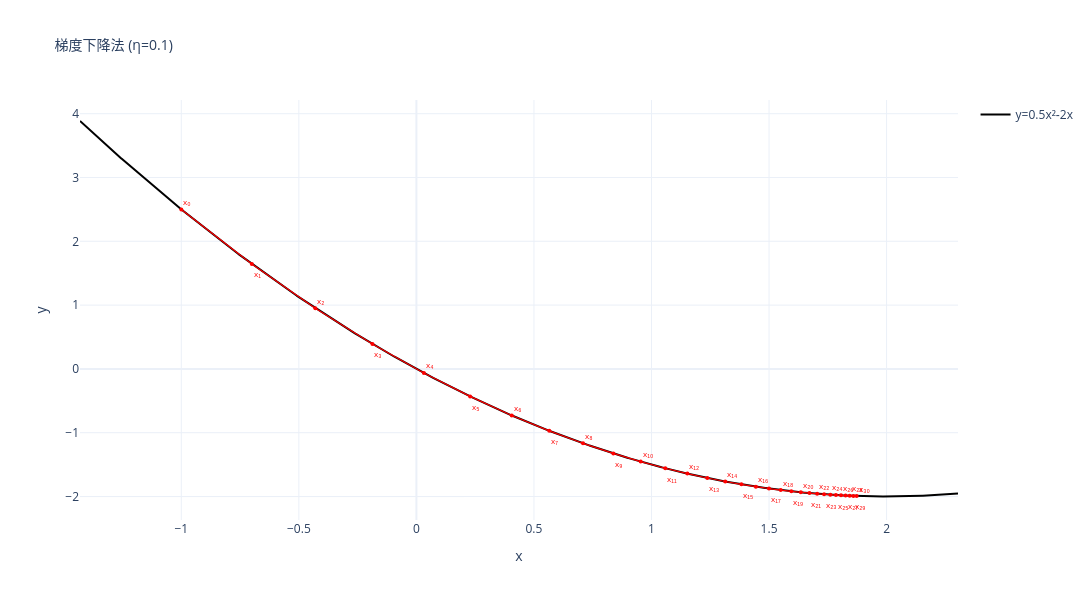
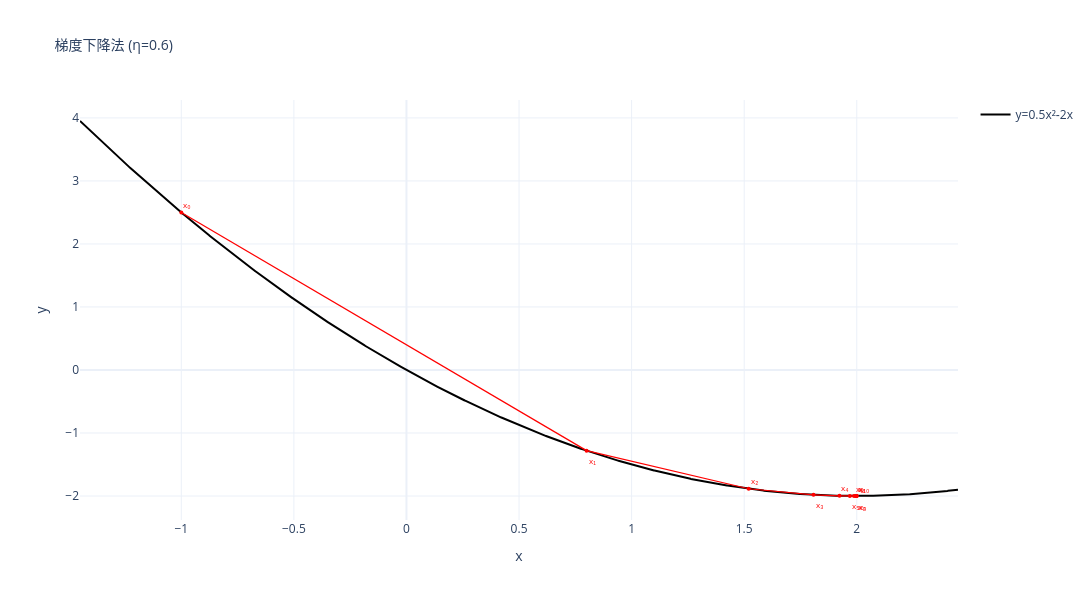

Notebook cell for these charts, in order:
### Markdown cell above
### 1.2 步长对迭代行为的决定性影响——一元函数实验

由理论分析可知，步长是决定梯度下降法成败的核心超参数。不合理的步长会直接打破泰勒近似条件，出现震荡、发散等情况。

为了从理论和实验两个层面完整揭示步长的作用机制，本节先推导一维凸二次函数上梯度下降法的误差递推闭式解，再用五组实验覆盖全部理论分类。

> **术语说明**：本节及后续内容中，"步长"与"学习率"为同一概念，均指参数更新公式中的系数 $\eta$。在强调参数"迈出多远"的几何意义时，优先使用"步长"一词。

---

**理论推导**

选取标准凸二次函数作为分析对象：
$$
f(x) = 0.5x^2 - 2x
$$

其一阶导数为：
$$
f'(x) = x - 2
$$

令梯度为零，求得理论最优解：
$$
x - 2 = 0 \Rightarrow x^* = 2, \quad f(x^*) = -2
$$

梯度下降法的参数更新公式为：
$$
x_{k+1} = x_k - \eta \cdot f'(x_k)
$$

代入 $f'(x_k) = x_k - 2$：
$$
x_{k+1} = x_k - \eta(x_k - 2) = (1 - \eta)x_k + 2\eta
$$

为了分析迭代点 $x_k$ 与最优解 $x^*$ 之间的距离如何变化，定义误差项 $e_k = x_k - x^*$。将 $x_k = e_k + x^*$ 代入上式：

$$
\begin{aligned}
e_{k+1} + x^* &= (1 - \eta)(e_k + x^*) + 2\eta \\
e_{k+1} &= (1 - \eta)e_k + (1 - \eta)x^* + 2\eta - x^* \\
         &= (1 - \eta)e_k + \eta(2 - x^*)
\end{aligned}
$$

由于 $x^* = 2$，常数项 $\eta(2 - x^*) = 0$ 消去，得到简洁的误差递推式：
$$
e_{k+1} = (1 - \eta) \cdot e_k
$$

从 $k=0$ 开始累乘展开，得到闭式解：
$$
e_k = (1 - \eta)^k \cdot e_0
$$

该公式将步长$\eta$ 与收敛行为之间的关联从经验观察升级为精确的数学定理——收敛性完全由误差递推因子 $|1 - \eta|$ 决定：

| 步长范围 | 误差递推因子 | 误差变化 | 迭代行为 |
|:---|:---|:---|:---|
| $0 < \eta < 1$ | $\|1 - \eta\| < 1$ | 指数衰减 | **单调收敛** |
| $\eta = 1$ | $\|1 - \eta\| = 0$ | 一步归零 | **一步收敛** |
| $1 < \eta < 2$ | $\|1 - \eta\| < 1$ | 正负交替衰减 | **震荡收敛** |
| $\eta = 2$ | $\|1 - \eta\| = 1$ | 绝对值恒定 | **等幅震荡，永不收敛** |
| $\eta > 2$ | $\|1 - \eta\| > 1$ | 指数增长 | **发散** |

$\eta = 2$ 是收敛与发散之间精确的临界分界点。

注意：现实中的深度学习损失函数——非凸、高维、不可解析——我们无法像上述推导那样精确计算收敛临界点，只能通过步长调度、自适应优化器（Adam/RMSprop）、梯度裁剪等手段来规避超调/发散风险，在可控范围内尽可能加快收敛。

---

**实验验证**

为完整验证上述五种理论分类，本节选取五个代表性步长，覆盖表格中的全部行为模式：

| 实验编号 | 步长$\eta$ | 对应理论分类 | 预期迭代行为 |
|:---|:---|:---|:---|
| 实验1 | $\eta = 0.6$ | $0 < \eta < 1$ | 单调收敛 |
| 实验2 | $\eta = 1.0$ | $\eta = 1$ | 一步收敛 |
| 实验3 | $\eta = 1.5$ | $1 < \eta < 2$ | 震荡收敛 |
| 实验4 | $\eta = 2.0$ | $\eta = 2$ | 等幅震荡，永不收敛 |
| 实验5 | $\eta = 2.4$ | $\eta > 2$ | 发散 |

所有实验共用目标函数 $f(x)=0.5x^2-2x$ 和初值 $x_0=-4$。

### Code cell
# ===== 导入必要的库 =====
import numpy as np                      # 数值计算库
import plotly.graph_objects as go      # 交互式可视化库

# ========= 定义目标函数及其导数 =========
def f(x):
    """
    目标函数：f(x) = 0.5 * x^2 - 2x，凸二次函数。
    这是一个开口向上的抛物线，极值点在导数等于0的地方。
    """
    return 0.5 * x**2 - 2 * x   # 返回函数值：0.5x² - 2x

def df(x):
    """
    目标函数的一阶导数：f'(x) = x - 2。
    梯度（导数）指向函数值增长最快的方向，梯度下降法就是沿负梯度方向寻找极值。
    """
    return x - 2   # 返回导数值：x - 2

# ========= 理论最优解 =========
x_star = 2.0                              # 令 f'(x)=x-2=0 解得 x=2，这是理论最优点
y_star = f(x_star)                       # 计算理论极小值：f(2) = 0.5*(4) - 2*2 = 2 - 4 = -2
print(f"【理论最优解】x* = {x_star:.2f}, f(x*) = {y_star:.2f}\n")  
# 打印理论最优解，保留两位小数

# ========= 通用函数：运行梯度下降并绘图 =========
def run_gd(x0, eta, max_iter=30):
    """
    运行梯度下降法并打印迭代过程。
    参数：
        x0: 初始点
        eta: 学习率（步长）
        max_iter: 最大迭代次数，默认30次
    返回：
        xs: 所有迭代点的x坐标构成的NumPy数组
        ys: 所有迭代点的函数值f(x)构成的NumPy数组
    """
    xs = [x0]                      # 初始化列表，记录所有迭代点的x坐标，加入初始点
    ys = [f(x0)]                   # 初始化列表，记录所有迭代点的函数值，加入初始点的函数值
    
    x_current = x0                 # 设置当前点为初始点
    
    print(f"\n========== η={eta:.1f} ==========")  # 打印当前学习率的分隔标题
    
    for k in range(max_iter):      # 开始迭代循环，k从0到max_iter-1
        g = df(x_current)          # 计算当前位置的导数（梯度）
        
        x_next = x_current - eta * g  
        # 梯度下降更新公式：x_new = x_old - 学习率 * 梯度
        
        xs.append(x_next)          # 将新位置x加入坐标列表
        ys.append(f(x_next))       # 将新位置对应的函数值加入值列表
        
        # 打印迭代步骤的详细计算过程
        print(f"x_{k}={x_current:.1f} ⇒ x_{k+1}=x_{k}‑η*y' = {x_current:.1f}‑{eta:.1f}*({g:.1f})={x_next:.1f};")
        
        if abs(g) < 0.001:         # 判断是否满足提前终止条件：梯度的绝对值小于0.001
            break                  # 如果满足（接近极小值），跳出循环
        
        x_current = x_next         # 更新当前点
    
    return np.array(xs), np.array(ys)  
    # 将Python列表转换为NumPy数组

# 创建一个字典，用于将阿拉伯数字转换为带下标的Unicode字符（如 "x0" 转为 "x₀"）
digit_sub = {"0":"₀","1":"₁","2":"₂","3":"₃","4":"₄",
             "5":"₅","6":"₆","7":"₇","8":"₈","9":"₉"}

# ========= 通用绘图函数 (颜色已修改) =========
def plot_gd_single(xs, ys, eta, title_text):
    """
    绘制单变量函数的梯度下降轨迹图。
    参数：
        xs: 迭代过程中的x坐标数组
        ys: 迭代过程中的函数值数组
        eta: 学习率（用于在标题中标识）
        title_text: 图表的标题
    """
    # ====== 计算绘图的范围 ======
    x_min, x_max = np.min(xs), np.max(xs)  
    # 获取迭代路径中x坐标的最小值和最大值
    
    x_pad = 0.15 * abs(x_max - x_min) if abs(x_max - x_min) > 0.1 else 2.0  
    # 计算x轴两侧的边距
    
    x_plot_low = x_min - x_pad      # 设置x轴绘图下限
    x_plot_high = x_max + x_pad     # 设置x轴绘图上限
    
    x_curve = np.linspace(x_plot_low, x_plot_high, 2000)  
    # 在绘图范围内生成2000个均匀分布的点
    
    y_curve = f(x_curve)            # 计算这些点对应的函数值

    # ====== 创建Plotly图形 ======
    fig = go.Figure()               # 初始化一个空的Plotly图形对象
    
    # === 修改点 1：目标函数曲线改为黑色 ===
    fig.add_trace(go.Scatter(x=x_curve, y=y_curve, mode="lines",
                            line=dict(color="black", width=2), name="y=0.5x²‑2x"))
    
    # === 修改点 2：迭代路径连线改为红色 ===
    for i in range(len(xs)-1):      # 循环遍历所有相邻的迭代点对
        fig.add_trace(go.Scatter(x=[xs[i], xs[i+1]], y=[ys[i], ys[i+1]],
                                mode="lines", line=dict(color="red", width=1.2),
                                showlegend=False))
    
    # === 修改点 3：迭代点marker改为红色 ===
    fig.add_trace(go.Scatter(x=xs, y=ys, mode="markers",
                            marker=dict(color="red", size=4), showlegend=False))

    # ====== 为迭代点添加文本标注 ======
    annot_list = []                 # 初始化一个空列表
    
    for idx, (xi, yi) in enumerate(zip(xs, ys)):  
        y_shift = 8 if idx % 2 == 0 else -10  
        # 交错向上/向下移动文本，避免标注重叠
        
        idx_str = str(idx)          # 将索引转换为字符串
        sub_text = "".join([digit_sub[c] for c in idx_str])  
        # 将索引字符转换为带下标的Unicode字符
        
        # === 修改点 4：标注文本也改为红色，保持整体一致性 ===
        annot_list.append(dict(x=xi, y=yi, text=f"x{sub_text}", showarrow=False,
                              xanchor="left", yshift=y_shift, font=dict(size=8, color="red")))
    
    # ====== 更新图表布局 ======
    fig.update_layout(
        annotations=annot_list,     # 将标注列表添加到图形中
        title=dict(text=title_text, font=dict(size=14)),  # 设置标题和字体大小
        xaxis_title="x",            # x轴标题
        yaxis_title="y",            # y轴标题
        template="plotly_white",    # 使用干净的白色背景模板
        width=1100, height=600,     # 设置图表的宽高
        hovermode="x unified"       # 鼠标悬停时，统一显示同一x坐标下的所有信息
    )
    fig.show()                      # 显示交互式图形

# ========= 测试运行 =========
# 运行梯度下降，初始点x0=-1.0，学习率eta=0.1
xs_1, ys_1 = run_gd(x0=-1.0, eta=0.1)

# 运行梯度下降，初始点x0=-1.0，学习率eta=0.6
xs_2, ys_2 = run_gd(x0=-1.0, eta=0.6)

# 绘制第一个结果图
plot_gd_single(xs_1, ys_1, eta=0.1, title_text="梯度下降法 (η=0.1)")

# 绘制第二个结果图
plot_gd_single(xs_2, ys_2, eta=0.6, title_text="梯度下降法 (η=0.6)")

### Figure 1 — Plotly figure (JSON) as saved in the notebook; plotly's stock layout.template omitted (floating-point values rounded to 4 significant figures; data arrays with more than 128 entries replaced by an {"elided": "..."} marker saying what was removed)
{"data": [{"line": {"color": "black", "width": 2}, "mode": "lines", "name": "y=0.5x²‑2x", "type": "scatter", "x": {"elided": "2000 float values"}, "y": {"elided": "2000 float values"}}, {"line": {"color": "red", "width": 1.2}, "mode": "lines", "showlegend": false, "type": "scatter", "x": [-1, -0.7], "y": [2.5, 1.645]}, {"line": {"color": "red", "width": 1.2}, "mode": "lines", "showlegend": false, "type": "scatter", "x": [-0.7, -0.43], "y": [1.645, 0.9524]}, {"line": {"color": "red", "width": 1.2}, "mode": "lines", "showlegend": false, "type": "scatter", "x": [-0.43, -0.187], "y": [0.9524, 0.3915]}, {"line": {"color": "red", "width": 1.2}, "mode": "lines", "showlegend": false, "type": "scatter", "x": [-0.187, 0.0317], "y": [0.3915, -0.0629]}, {"line": {"color": "red", "width": 1.2}, "mode": "lines", "showlegend": false, "type": "scatter", "x": [0.0317, 0.2285], "y": [-0.0629, -0.4309]}, {"line": {"color": "red", "width": 1.2}, "mode": "lines", "showlegend": false, "type": "scatter", "x": [0.2285, 0.4057], "y": [-0.4309, -0.7291]}, {"line": {"color": "red", "width": 1.2}, "mode": "lines", "showlegend": false, "type": "scatter", "x": [0.4057, 0.5651], "y": [-0.7291, -0.9705]}, {"line": {"color": "red", "width": 1.2}, "mode": "lines", "showlegend": false, "type": "scatter", "x": [0.5651, 0.7086], "y": [-0.9705, -1.166]}, {"line": {"color": "red", "width": 1.2}, "mode": "lines", "showlegend": false, "type": "scatter", "x": [0.7086, 0.8377], "y": [-1.166, -1.325]}, {"line": {"color": "red", "width": 1.2}, "mode": "lines", "showlegend": false, "type": "scatter", "x": [0.8377, 0.954], "y": [-1.325, -1.453]}, {"line": {"color": "red", "width": 1.2}, "mode": "lines", "showlegend": false, "type": "scatter", "x": [0.954, 1.059], "y": [-1.453, -1.557]}, {"line": {"color": "red", "width": 1.2}, "mode": "lines", "showlegend": false, "type": "scatter", "x": [1.059, 1.153], "y": [-1.557, -1.641]}, {"line": {"color": "red", "width": 1.2}, "mode": "lines", "showlegend": false, "type": "scatter", "x": [1.153, 1.237], "y": [-1.641, -1.709]}, {"line": {"color": "red", "width": 1.2}, "mode": "lines", "showlegend": false, "type": "scatter", "x": [1.237, 1.314], "y": [-1.709, -1.764]}, {"line": {"color": "red", "width": 1.2}, "mode": "lines", "showlegend": false, "type": "scatter", "x": [1.314, 1.382], "y": [-1.764, -1.809]}, {"line": {"color": "red", "width": 1.2}, "mode": "lines", "showlegend": false, "type": "scatter", "x": [1.382, 1.444], "y": [-1.809, -1.845]}, {"line": {"color": "red", "width": 1.2}, "mode": "lines", "showlegend": false, "type": "scatter", "x": [1.444, 1.5], "y": [-1.845, -1.875]}, {"line": {"color": "red", "width": 1.2}, "mode": "lines", "showlegend": false, "type": "scatter", "x": [1.5, 1.55], "y": [-1.875, -1.899]}, {"line": {"color": "red", "width": 1.2}, "mode": "lines", "showlegend": false, "type": "scatter", "x": [1.55, 1.595], "y": [-1.899, -1.918]}, {"line": {"color": "red", "width": 1.2}, "mode": "lines", "showlegend": false, "type": "scatter", "x": [1.595, 1.635], "y": [-1.918, -1.933]}, {"line": {"color": "red", "width": 1.2}, "mode": "lines", "showlegend": false, "type": "scatter", "x": [1.635, 1.672], "y": [-1.933, -1.946]}, {"line": {"color": "red", "width": 1.2}, "mode": "lines", "showlegend": false, "type": "scatter", "x": [1.672, 1.705], "y": [-1.946, -1.956]}, {"line": {"color": "red", "width": 1.2}, "mode": "lines", "showlegend": false, "type": "scatter", "x": [1.705, 1.734], "y": [-1.956, -1.965]}, {"line": {"color": "red", "width": 1.2}, "mode": "lines", "showlegend": false, "type": "scatter", "x": [1.734, 1.761], "y": [-1.965, -1.971]}, {"line": {"color": "red", "width": 1.2}, "mode": "lines", "showlegend": false, "type": "scatter", "x": [1.761, 1.785], "y": [-1.971, -1.977]}, {"line": {"color": "red", "width": 1.2}, "mode": "lines", "showlegend": false, "type": "scatter", "x": [1.785, 1.806], "y": [-1.977, -1.981]}, {"line": {"color": "red", "width": 1.2}, "mode": "lines", "showlegend": false, "type": "scatter", "x": [1.806, 1.826], "y": [-1.981, -1.985]}, {"line": {"color": "red", "width": 1.2}, "mode": "lines", "showlegend": false, "type": "scatter", "x": [1.826, 1.843], "y": [-1.985, -1.988]}, {"line": {"color": "red", "width": 1.2}, "mode": "lines", "showlegend": false, "type": "scatter", "x": [1.843, 1.859], "y": [-1.988, -1.99]}, {"line": {"color": "red", "width": 1.2}, "mode": "lines", "showlegend": false, "type": "scatter", "x": [1.859, 1.873], "y": [-1.99, -1.992]}, {"marker": {"color": "red", "size": 4}, "mode": "markers", "showlegend": false, "type": "scatter", "x": [-1.0, -0.7, -0.43, -0.187, 0.0317, 0.2285, 0.4057, 0.5651, 0.7086, 0.8377, 0.954, 1.059, 1.153, 1.237, 1.314, 1.382, 1.444, 1.5, 1.55, 1.595, 1.635, 1.672, 1.705, 1.734, 1.761, 1.785, 1.806, 1.826, 1.843, 1.859, 1.873], "y": [2.5, 1.645, 0.9524, 0.3915, -0.0629, -0.4309, -0.7291, -0.9705, -1.166, -1.325, -1.453, -1.557, -1.641, -1.709, -1.764, -1.809, -1.845, -1.875, -1.899, -1.918, -1.933, -1.946, -1.956, -1.965, -1.971, -1.977, -1.981, -1.985, -1.988, -1.99, -1.992]}], "layout": {"annotations": [{"font": {"color": "red", "size": 8}, "showarrow": false, "text": "x₀", "x": -1, "xanchor": "left", "y": 2.5, "yshift": 8}, {"font": {"color": "red", "size": 8}, "showarrow": false, "text": "x₁", "x": -0.7, "xanchor": "left", "y": 1.645, "yshift": -10}, {"font": {"color": "red", "size": 8}, "showarrow": false, "text": "x₂", "x": -0.43, "xanchor": "left", "y": 0.9524, "yshift": 8}, {"font": {"color": "red", "size": 8}, "showarrow": false, "text": "x₃", "x": -0.187, "xanchor": "left", "y": 0.3915, "yshift": -10}, {"font": {"color": "red", "size": 8}, "showarrow": false, "text": "x₄", "x": 0.0317, "xanchor": "left", "y": -0.0629, "yshift": 8}, {"font": {"color": "red", "size": 8}, "showarrow": false, "text": "x₅", "x": 0.2285, "xanchor": "left", "y": -0.4309, "yshift": -10}, {"font": {"color": "red", "size": 8}, "showarrow": false, "text": "x₆", "x": 0.4057, "xanchor": "left", "y": -0.7291, "yshift": 8}, {"font": {"color": "red", "size": 8}, "showarrow": false, "text": "x₇", "x": 0.5651, "xanchor": "left", "y": -0.9705, "yshift": -10}, {"font": {"color": "red", "size": 8}, "showarrow": false, "text": "x₈", "x": 0.7086, "xanchor": "left", "y": -1.166, "yshift": 8}, {"font": {"color": "red", "size": 8}, "showarrow": false, "text": "x₉", "x": 0.8377, "xanchor": "left", "y": -1.325, "yshift": -10}, {"font": {"color": "red", "size": 8}, "showarrow": false, "text": "x₁₀", "x": 0.954, "xanchor": "left", "y": -1.453, "yshift": 8}, {"font": {"color": "red", "size": 8}, "showarrow": false, "text": "x₁₁", "x": 1.059, "xanchor": "left", "y": -1.557, "yshift": -10}, {"font": {"color": "red", "size": 8}, "showarrow": false, "text": "x₁₂", "x": 1.153, "xanchor": "left", "y": -1.641, "yshift": 8}, {"font": {"color": "red", "size": 8}, "showarrow": false, "text": "x₁₃", "x": 1.237, "xanchor": "left", "y": -1.709, "yshift": -10}, {"font": {"color": "red", "size": 8}, "showarrow": false, "text": "x₁₄", "x": 1.314, "xanchor": "left", "y": -1.764, "yshift": 8}, {"font": {"color": "red", "size": 8}, "showarrow": false, "text": "x₁₅", "x": 1.382, "xanchor": "left", "y": -1.809, "yshift": -10}, {"font": {"color": "red", "size": 8}, "showarrow": false, "text": "x₁₆", "x": 1.444, "xanchor": "left", "y": -1.845, "yshift": 8}, {"font": {"color": "red", "size": 8}, "showarrow": false, "text": "x₁₇", "x": 1.5, "xanchor": "left", "y": -1.875, "yshift": -10}, {"font": {"color": "red", "size": 8}, "showarrow": false, "text": "x₁₈", "x": 1.55, "xanchor": "left", "y": -1.899, "yshift": 8}, {"font": {"color": "red", "size": 8}, "showarrow": false, "text": "x₁₉", "x": 1.595, "xanchor": "left", "y": -1.918, "yshift": -10}, {"font": {"color": "red", "size": 8}, "showarrow": false, "text": "x₂₀", "x": 1.635, "xanchor": "left", "y": -1.933, "yshift": 8}, {"font": {"color": "red", "size": 8}, "showarrow": false, "text": "x₂₁", "x": 1.672, "xanchor": "left", "y": -1.946, "yshift": -10}, {"font": {"color": "red", "size": 8}, "showarrow": false, "text": "x₂₂", "x": 1.705, "xanchor": "left", "y": -1.956, "yshift": 8}, {"font": {"color": "red", "size": 8}, "showarrow": false, "text": "x₂₃", "x": 1.734, "xanchor": "left", "y": -1.965, "yshift": -10}, {"font": {"color": "red", "size": 8}, "showarrow": false, "text": "x₂₄", "x": 1.761, "xanchor": "left", "y": -1.971, "yshift": 8}, {"font": {"color": "red", "size": 8}, "showarrow": false, "text": "x₂₅", "x": 1.785, "xanchor": "left", "y": -1.977, "yshift": -10}, {"font": {"color": "red", "size": 8}, "showarrow": false, "text": "x₂₆", "x": 1.806, "xanchor": "left", "y": -1.981, "yshift": 8}, {"font": {"color": "red", "size": 8}, "showarrow": false, "text": "x₂₇", "x": 1.826, "xanchor": "left", "y": -1.985, "yshift": -10}, {"font": {"color": "red", "size": 8}, "showarrow": false, "text": "x₂₈", "x": 1.843, "xanchor": "left", "y": -1.988, "yshift": 8}, {"font": {"color": "red", "size": 8}, "showarrow": false, "text": "x₂₉", "x": 1.859, "xanchor": "left", "y": -1.99, "yshift": -10}, {"font": {"color": "red", "size": 8}, "showarrow": false, "text": "x₃₀", "x": 1.873, "xanchor": "left", "y": -1.992, "yshift": 8}], "height": 600, "hovermode": "x unified", "title": {"font": {"size": 14}, "text": "梯度下降法 (η=0.1)"}, "width": 1100, "xaxis": {"title": {"text": "x"}}, "yaxis": {"title": {"text": "y"}}}}

### Figure 2 — Plotly figure (JSON) as saved in the notebook; plotly's stock layout.template omitted (floating-point values rounded to 4 significant figures; data arrays with more than 128 entries replaced by an {"elided": "..."} marker saying what was removed)
{"data": [{"line": {"color": "black", "width": 2}, "mode": "lines", "name": "y=0.5x²‑2x", "type": "scatter", "x": {"elided": "2000 float values"}, "y": {"elided": "2000 float values"}}, {"line": {"color": "red", "width": 1.2}, "mode": "lines", "showlegend": false, "type": "scatter", "x": [-1, 0.8], "y": [2.5, -1.28]}, {"line": {"color": "red", "width": 1.2}, "mode": "lines", "showlegend": false, "type": "scatter", "x": [0.8, 1.52], "y": [-1.28, -1.885]}, {"line": {"color": "red", "width": 1.2}, "mode": "lines", "showlegend": false, "type": "scatter", "x": [1.52, 1.808], "y": [-1.885, -1.982]}, {"line": {"color": "red", "width": 1.2}, "mode": "lines", "showlegend": false, "type": "scatter", "x": [1.808, 1.923], "y": [-1.982, -1.997]}, {"line": {"color": "red", "width": 1.2}, "mode": "lines", "showlegend": false, "type": "scatter", "x": [1.923, 1.969], "y": [-1.997, -2.0]}, {"line": {"color": "red", "width": 1.2}, "mode": "lines", "showlegend": false, "type": "scatter", "x": [1.969, 1.988], "y": [-2.0, -2.0]}, {"line": {"color": "red", "width": 1.2}, "mode": "lines", "showlegend": false, "type": "scatter", "x": [1.988, 1.995], "y": [-2.0, -2.0]}, {"line": {"color": "red", "width": 1.2}, "mode": "lines", "showlegend": false, "type": "scatter", "x": [1.995, 1.998], "y": [-2.0, -2.0]}, {"line": {"color": "red", "width": 1.2}, "mode": "lines", "showlegend": false, "type": "scatter", "x": [1.998, 1.999], "y": [-2.0, -2.0]}, {"line": {"color": "red", "width": 1.2}, "mode": "lines", "showlegend": false, "type": "scatter", "x": [1.999, 2.0], "y": [-2.0, -2.0]}, {"marker": {"color": "red", "size": 4}, "mode": "markers", "showlegend": false, "type": "scatter", "x": [-1.0, 0.8, 1.52, 1.808, 1.923, 1.969, 1.988, 1.995, 1.998, 1.999, 2.0], "y": [2.5, -1.28, -1.885, -1.982, -1.997, -2.0, -2.0, -2.0, -2.0, -2.0, -2.0]}], "layout": {"annotations": [{"font": {"color": "red", "size": 8}, "showarrow": false, "text": "x₀", "x": -1, "xanchor": "left", "y": 2.5, "yshift": 8}, {"font": {"color": "red", "size": 8}, "showarrow": false, "text": "x₁", "x": 0.8, "xanchor": "left", "y": -1.28, "yshift": -10}, {"font": {"color": "red", "size": 8}, "showarrow": false, "text": "x₂", "x": 1.52, "xanchor": "left", "y": -1.885, "yshift": 8}, {"font": {"color": "red", "size": 8}, "showarrow": false, "text": "x₃", "x": 1.808, "xanchor": "left", "y": -1.982, "yshift": -10}, {"font": {"color": "red", "size": 8}, "showarrow": false, "text": "x₄", "x": 1.923, "xanchor": "left", "y": -1.997, "yshift": 8}, {"font": {"color": "red", "size": 8}, "showarrow": false, "text": "x₅", "x": 1.969, "xanchor": "left", "y": -2.0, "yshift": -10}, {"font": {"color": "red", "size": 8}, "showarrow": false, "text": "x₆", "x": 1.988, "xanchor": "left", "y": -2.0, "yshift": 8}, {"font": {"color": "red", "size": 8}, "showarrow": false, "text": "x₇", "x": 1.995, "xanchor": "left", "y": -2.0, "yshift": -10}, {"font": {"color": "red", "size": 8}, "showarrow": false, "text": "x₈", "x": 1.998, "xanchor": "left", "y": -2.0, "yshift": 8}, {"font": {"color": "red", "size": 8}, "showarrow": false, "text": "x₉", "x": 1.999, "xanchor": "left", "y": -2.0, "yshift": -10}, {"font": {"color": "red", "size": 8}, "showarrow": false, "text": "x₁₀", "x": 2.0, "xanchor": "left", "y": -2.0, "yshift": 8}], "height": 600, "hovermode": "x unified", "title": {"font": {"size": 14}, "text": "梯度下降法 (η=0.6)"}, "width": 1100, "xaxis": {"title": {"text": "x"}}, "yaxis": {"title": {"text": "y"}}}}
